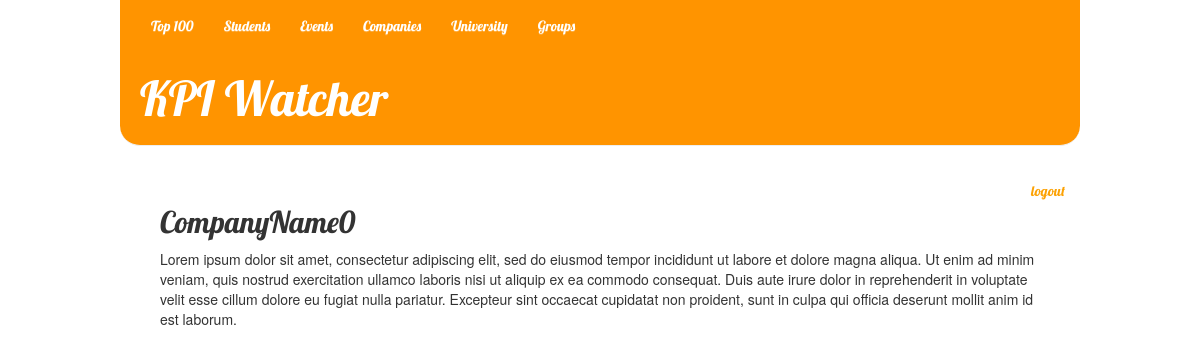
Screenshot of /companies/3 with the database file from the repository.
### events/models.py (models this page shows)
class Company(models.Model):
    user = models.OneToOneField(User)
    name = models.CharField(max_length=250)
    description = models.TextField()

### events/views.py (the view)
# urls.py: url(r'^companies/(?P<pk>[0-9]+)', 'events.views.company_page'),
def company_page(request, pk):
    company = get_object_or_404(Company, pk=pk)
    return render_to_response('events/company_page.html', {'company': company})

### events/templates/events/company_page.html
{% extends 'base.html' %}
{% block content %}
    <div>
        <h2><p>{{ company.name }}</p></h2>
        <p>{{ company.description }}</p>
    </div>
{% endblock %}

### ratings/static/styles.css (style rules this page uses)
body { width:80%; margin: auto; }
h1, h2, h3, h4 { font-family: 'Lobster', cursive; }

### rows the page displays
Company: name "CompanyName0", description "Lorem ipsum dolor sit amet, consectetur adipiscing elit, sed do eiusmod tempor incididunt ut labore et dolore magna aliqua. Ut enim ad minim veniam, quis nostrud exercitation ullamco laboris nisi ut aliquip ex ea commodo consequat. Duis aute irure dolor in reprehenderit in voluptate velit esse cillum dolore eu fugiat nulla pariatur. Excepteur sint occaecat cupidatat non proident, sunt in culpa qui officia deserunt mollit anim id est laborum."
